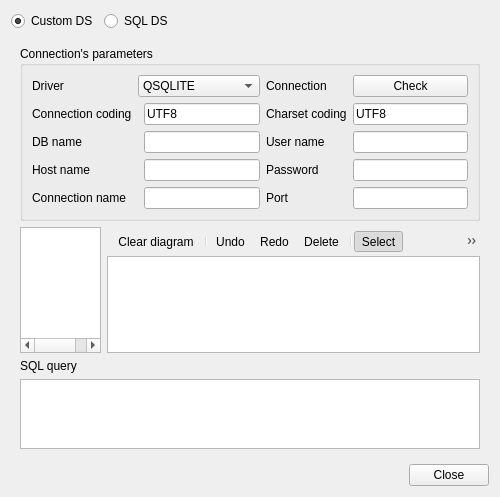
<?xml version="1.0" encoding="UTF-8"?>
<ui version="4.0">
 <class>SqlDesigner</class>
 <widget class="QWidget" name="SqlDesigner">
  <property name="geometry">
   <rect>
    <x>0</x>
    <y>0</y>
    <width>500</width>
    <height>497</height>
   </rect>
  </property>
  <property name="minimumSize">
   <size>
    <width>500</width>
    <height>0</height>
   </size>
  </property>
  <property name="maximumSize">
   <size>
    <width>500</width>
    <height>16777215</height>
   </size>
  </property>
  <property name="windowTitle">
   <string notr="true"/>
  </property>
  <layout class="QGridLayout" name="gridLayout">
   <item row="0" column="0">
    <layout class="QHBoxLayout" name="horizontalLayout_2">
     <item>
      <widget class="QRadioButton" name="rbCustom">
       <property name="text">
        <string>Custom DS</string>
       </property>
       <property name="checked">
        <bool>true</bool>
       </property>
      </widget>
     </item>
     <item>
      <widget class="QRadioButton" name="rbSql">
       <property name="text">
        <string>SQL DS</string>
       </property>
      </widget>
     </item>
     <item>
      <spacer name="horizontalSpacer_2">
       <property name="orientation">
        <enum>Qt::Horizontal</enum>
       </property>
       <property name="sizeHint" stdset="0">
        <size>
         <width>40</width>
         <height>20</height>
        </size>
       </property>
      </spacer>
     </item>
    </layout>
   </item>
   <item row="2" column="0">
    <layout class="QHBoxLayout" name="horizontalLayout">
     <item>
      <spacer name="horizontalSpacer">
       <property name="orientation">
        <enum>Qt::Horizontal</enum>
       </property>
       <property name="sizeHint" stdset="0">
        <size>
         <width>40</width>
         <height>20</height>
        </size>
       </property>
      </spacer>
     </item>
     <item>
      <widget class="QPushButton" name="btnClose">
       <property name="text">
        <string>Close</string>
       </property>
      </widget>
     </item>
    </layout>
   </item>
   <item row="1" column="0">
    <widget class="QStackedWidget" name="stackedWidget">
     <property name="currentIndex">
      <number>1</number>
     </property>
     <widget class="QWidget" name="page"/>
     <widget class="QWidget" name="page_2">
      <layout class="QVBoxLayout" name="verticalLayout_2">
       <item>
        <widget class="QGroupBox" name="groupBox">
         <property name="title">
          <string>Connection's parameters</string>
         </property>
         <layout class="QGridLayout" name="gridLayout_2">
          <item row="3" column="2">
           <widget class="QLineEdit" name="edtHost"/>
          </item>
          <item row="0" column="0">
           <widget class="QLabel" name="label_2">
            <property name="text">
             <string>Driver</string>
            </property>
           </widget>
          </item>
          <item row="1" column="2">
           <widget class="QLineEdit" name="edtConnectionCoding">
            <property name="text">
             <string>UTF8</string>
            </property>
           </widget>
          </item>
          <item row="2" column="2">
           <widget class="QLineEdit" name="edtDBName"/>
          </item>
          <item row="3" column="4">
           <widget class="QLineEdit" name="edtPassword"/>
          </item>
          <item row="1" column="3">
           <widget class="QLabel" name="label_9">
            <property name="text">
             <string>Charset coding</string>
            </property>
           </widget>
          </item>
          <item row="2" column="4">
           <widget class="QLineEdit" name="edtUserName"/>
          </item>
          <item row="3" column="3">
           <widget class="QLabel" name="label_6">
            <property name="text">
             <string>Password</string>
            </property>
           </widget>
          </item>
          <item row="0" column="1" colspan="2">
           <widget class="QComboBox" name="cmbType">
            <item>
             <property name="text">
              <string>QSQLITE</string>
             </property>
            </item>
            <item>
             <property name="text">
              <string>QMYSQL</string>
             </property>
            </item>
            <item>
             <property name="text">
              <string>QMYSQL3</string>
             </property>
            </item>
            <item>
             <property name="text">
              <string>QODBC</string>
             </property>
            </item>
            <item>
             <property name="text">
              <string>QODBC3</string>
             </property>
            </item>
            <item>
             <property name="text">
              <string>QPSQL</string>
             </property>
            </item>
            <item>
             <property name="text">
              <string>QPSQL7</string>
             </property>
            </item>
           </widget>
          </item>
          <item row="0" column="4">
           <widget class="QPushButton" name="btnCheck">
            <property name="text">
             <string>Check</string>
            </property>
           </widget>
          </item>
          <item row="0" column="3">
           <widget class="QLabel" name="label_7">
            <property name="text">
             <string>Connection</string>
            </property>
           </widget>
          </item>
          <item row="2" column="3">
           <widget class="QLabel" name="label_5">
            <property name="text">
             <string>User name</string>
            </property>
           </widget>
          </item>
          <item row="1" column="0">
           <widget class="QLabel" name="label_8">
            <property name="text">
             <string>Connection coding</string>
            </property>
           </widget>
          </item>
          <item row="3" column="0" colspan="2">
           <widget class="QLabel" name="label_4">
            <property name="text">
             <string>Host name</string>
            </property>
           </widget>
          </item>
          <item row="1" column="4">
           <widget class="QLineEdit" name="edtCharsetCoding">
            <property name="text">
             <string>UTF8</string>
            </property>
           </widget>
          </item>
          <item row="2" column="0">
           <widget class="QLabel" name="label_3">
            <property name="text">
             <string>DB name</string>
            </property>
           </widget>
          </item>
          <item row="4" column="0">
           <widget class="QLabel" name="label_11">
            <property name="text">
             <string>Connection name</string>
            </property>
           </widget>
          </item>
          <item row="4" column="3">
           <widget class="QLabel" name="label_10">
            <property name="text">
             <string>Port</string>
            </property>
           </widget>
          </item>
          <item row="4" column="2">
           <widget class="QLineEdit" name="edtConName"/>
          </item>
          <item row="4" column="4">
           <widget class="QLineEdit" name="edtPort"/>
          </item>
         </layout>
        </widget>
       </item>
       <item>
        <layout class="QHBoxLayout" name="horizontalLayout_3">
         <item>
          <widget class="QTreeWidget" name="treeWidget">
           <property name="maximumSize">
            <size>
             <width>110</width>
             <height>16777215</height>
            </size>
           </property>
           <property name="dragEnabled">
            <bool>true</bool>
           </property>
           <property name="dragDropMode">
            <enum>QAbstractItemView::DragOnly</enum>
           </property>
           <property name="rootIsDecorated">
            <bool>false</bool>
           </property>
           <attribute name="headerVisible">
            <bool>false</bool>
           </attribute>
           <column>
            <property name="text">
             <string notr="true">1</string>
            </property>
           </column>
          </widget>
         </item>
         <item>
          <layout class="QVBoxLayout" name="verticalLayout">
           <property name="spacing">
            <number>0</number>
           </property>
           <item>
            <widget class="QToolBar" name="widget">
             <property name="iconSize">
              <size>
               <width>16</width>
               <height>16</height>
              </size>
             </property>
             <property name="floatable">
              <bool>true</bool>
             </property>
             <addaction name="actClearDiagram"/>
             <addaction name="separator"/>
             <addaction name="actUndo"/>
             <addaction name="actRedo"/>
             <addaction name="actDelete"/>
             <addaction name="separator"/>
             <addaction name="actSelect"/>
             <addaction name="actAddRelationship"/>
            </widget>
           </item>
           <item>
            <widget class="QGraphicsView" name="graphicsView"/>
           </item>
          </layout>
         </item>
        </layout>
       </item>
       <item>
        <widget class="QLabel" name="label">
         <property name="text">
          <string>SQL query</string>
         </property>
        </widget>
       </item>
       <item>
        <widget class="QTextEdit" name="sqlEditor">
         <property name="maximumSize">
          <size>
           <width>16777215</width>
           <height>100</height>
          </size>
         </property>
        </widget>
       </item>
      </layout>
     </widget>
    </widget>
   </item>
  </layout>
  <action name="actClearDiagram">
   <property name="icon">
    <iconset resource="images.qrc">
     <normaloff>:/new/prefix1/images/document-new.png</normaloff>:/new/prefix1/images/document-new.png</iconset>
   </property>
   <property name="text">
    <string>Clear diagram</string>
   </property>
   <property name="toolTip">
    <string>Clear diagram</string>
   </property>
  </action>
  <action name="actSelect">
   <property name="checkable">
    <bool>true</bool>
   </property>
   <property name="checked">
    <bool>true</bool>
   </property>
   <property name="icon">
    <iconset resource="images.qrc">
     <normaloff>:/new/prefix1/images/80-1.png</normaloff>:/new/prefix1/images/80-1.png</iconset>
   </property>
   <property name="text">
    <string>Select</string>
   </property>
   <property name="toolTip">
    <string>Select</string>
   </property>
  </action>
  <action name="actRedo">
   <property name="icon">
    <iconset resource="images.qrc">
     <normaloff>:/new/prefix1/images/edit-redo.png</normaloff>:/new/prefix1/images/edit-redo.png</iconset>
   </property>
   <property name="text">
    <string>Redo</string>
   </property>
   <property name="toolTip">
    <string>Redo</string>
   </property>
   <property name="shortcut">
    <string>Ctrl+Y</string>
   </property>
  </action>
  <action name="actUndo">
   <property name="icon">
    <iconset resource="images.qrc">
     <normaloff>:/new/prefix1/images/edit-undo.png</normaloff>:/new/prefix1/images/edit-undo.png</iconset>
   </property>
   <property name="text">
    <string>Undo</string>
   </property>
   <property name="toolTip">
    <string>Undo</string>
   </property>
   <property name="shortcut">
    <string>Ctrl+Z</string>
   </property>
  </action>
  <action name="actAddRelationship">
   <property name="checkable">
    <bool>true</bool>
   </property>
   <property name="icon">
    <iconset resource="images.qrc">
     <normaloff>:/new/prefix1/images/item-relationship.png</normaloff>:/new/prefix1/images/item-relationship.png</iconset>
   </property>
   <property name="text">
    <string>Add relationship</string>
   </property>
   <property name="toolTip">
    <string>Add relationship</string>
   </property>
  </action>
  <action name="actDelete">
   <property name="icon">
    <iconset resource="images.qrc">
     <normaloff>:/new/prefix1/images/delete.png</normaloff>:/new/prefix1/images/delete.png</iconset>
   </property>
   <property name="text">
    <string>Delete</string>
   </property>
   <property name="toolTip">
    <string>Delete</string>
   </property>
   <property name="shortcut">
    <string>Del</string>
   </property>
  </action>
 </widget>
 <tabstops>
  <tabstop>rbCustom</tabstop>
  <tabstop>rbSql</tabstop>
  <tabstop>cmbType</tabstop>
  <tabstop>btnCheck</tabstop>
  <tabstop>edtConnectionCoding</tabstop>
  <tabstop>edtCharsetCoding</tabstop>
  <tabstop>edtDBName</tabstop>
  <tabstop>edtUserName</tabstop>
  <tabstop>edtHost</tabstop>
  <tabstop>edtPassword</tabstop>
  <tabstop>treeWidget</tabstop>
  <tabstop>graphicsView</tabstop>
  <tabstop>sqlEditor</tabstop>
  <tabstop>btnClose</tabstop>
 </tabstops>
 <resources>
  <include location="images.qrc"/>
 </resources>
 <connections/>
</ui>
